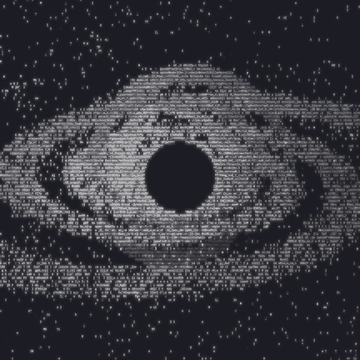
#> input picture artworks/blackhole/thumbnail.png, 360 x 360 px
$ python -i excalibur.py   (imports and definitions only)
#> lines starting #> are read from the running program, lines starting #| are printed output that depends on the picture
import argparse
import math
import os
import string
import subprocess

import numpy as np

from PIL import Image, ImageDraw, ImageEnhance, ImageFilter, ImageFont

VW, VH = 1080, 1920
LAYOUT = os.environ.get("CLIP_LAYOUT", "full")
WIDE = os.environ.get("CLIP_WIDE", "0") == "1"
CONTENT_W, CONTENT_H = ((1040, 585) if WIDE else (1040, 1100)) if LAYOUT == "ide" else (VW, VH)
WIN_X, WIN_Y = 20, (700 if WIDE else 470)
BG = np.array([12, 12, 16], np.float32)
CHARS = string.ascii_letters + string.digits + "#%&@$*+=<>/\\?!;:.,-"
FONT = int(os.environ.get("CLIP_FONT", "13"))
GAIN = float(os.environ.get("CLIP_GAIN", "1.35"))
SAT = float(os.environ.get("CLIP_SAT", "1.6"))
T_ASM = -1.0
ZOOM0, T_ZHOLD, T_ZOOM = 9.0, 0.35, 3.0

rng = np.random.default_rng(3)


def build_atlas(size):
#> called with size = 13
    font = ImageFont.truetype("C:/Windows/Fonts/consolab.ttf", size)
    cw = int(round(font.getlength("M")))
    asc, desc = font.getmetrics()
    ch = asc + desc + 1
    a = np.zeros((len(CHARS), ch, cw), np.float32)
    for i, c in enumerate(CHARS):
        im = Image.new("L", (cw, ch), 0)
        ImageDraw.Draw(im).text((0, 0), c, font=font, fill=255)
        a[i] = np.clip(np.asarray(im, np.float32) / 255 * 1.25, 0, 1) ** 0.75
#> further down, picture is the input picture: PIL image 360x360 RGB; mean R, G, B 57.1, 57.1, 63.4
    return a, cw, ch, np.argsort(a.mean(axis=(1, 2)))


ATLAS, CW, CH, ORDER = build_atlas(FONT)
COLS, ROWS = CONTENT_W // CW, CONTENT_H // CH
RR, CC = np.meshgrid(np.arange(ROWS), np.arange(COLS), indexing="ij")

_ang = np.arctan2(RR - ROWS / 2, (CC - COLS / 2) * CW / CH) + rng.normal(0, 0.5, RR.shape)
ASM_D = (0.6 + 0.6 * rng.random(RR.shape)) * max(COLS, ROWS * CH / CW)
ASM_A = _ang
ASM_S = rng.uniform(0.0, 0.6, RR.shape)
ASM_T = 0.9


def sstep(a, b, x):
    u = np.clip((x - a) / (b - a), 0.0, 1.0)
    return u * u * (3 - 2 * u)


class Glyphs:

    def __init__(self):
        self.noise = rng.normal(0, 0.1, (ROWS, COLS))

    def step(self):
        m = rng.random((ROWS, COLS)) < 0.06
        self.noise[m] = rng.normal(0, 0.1, m.sum())

    def pick(self, lum):
        pos = np.clip(lum * 0.8 + 0.2 + self.noise, 0, 0.999)
        return ORDER[(pos * len(ORDER)).astype(int)]


def prep(img):
    w, h = img.size
#> w = 360; h = 360
    cw = int(h * CONTENT_W / CONTENT_H)
#> cw = 202
    img = img.crop(((w - cw) // 2, 0, (w - cw) // 2 + cw, h))
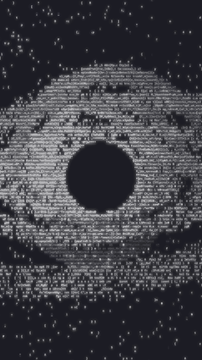
#> img: PIL image 202x360 RGB; mean R, G, B 64.3, 64.3, 70.3
    img = ImageEnhance.Color(img).enhance(SAT)
    img = ImageEnhance.Contrast(img).enhance(1.15)
    small = np.asarray(img.resize((COLS, ROWS), Image.LANCZOS), np.float32)
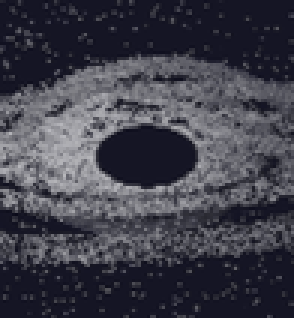
#> small: shape (106, 98, 3) float32 (shown 3 times larger); mean R, G, B 63, 63, 74
    lum = small @ np.array([0.299, 0.587, 0.114], np.float32) / 255
    return small, lum


_atl = {}


# [52 lines left out: functions atlas_k, zoom_at, compose_zoom, compose, not called in this run]


def load_cuts(path="cuts.txt", gap=0.35):
    if not os.path.exists(path):
        return np.array([])
    out = []
    for line in open(path):
        try:
            c = float(line)
        except ValueError:
            continue
        if not out or c - out[-1] >= gap:
            out.append(c)
    return np.array(out)


CUTS = load_cuts()

import cv2

# [1 line not run here, left out]
BIG = [("ex", "EX.."), ("calibur", "-CALIBUR!")]


# [16 lines left out: function erase_subs, not called in this run]


_big = {}


# [107 lines left out: functions big_text_cells, draw_big, frame, not called in this run]


_ide = {}


# [147 lines left out: functions clean_source, ide_layers, to_ide, probe, grab, export, not called in this run]


# [19 lines not run here, left out]

>>> from PIL import Image
>>> picture = Image.open('../blackhole/thumbnail.png')
>>> result = prep(picture)
